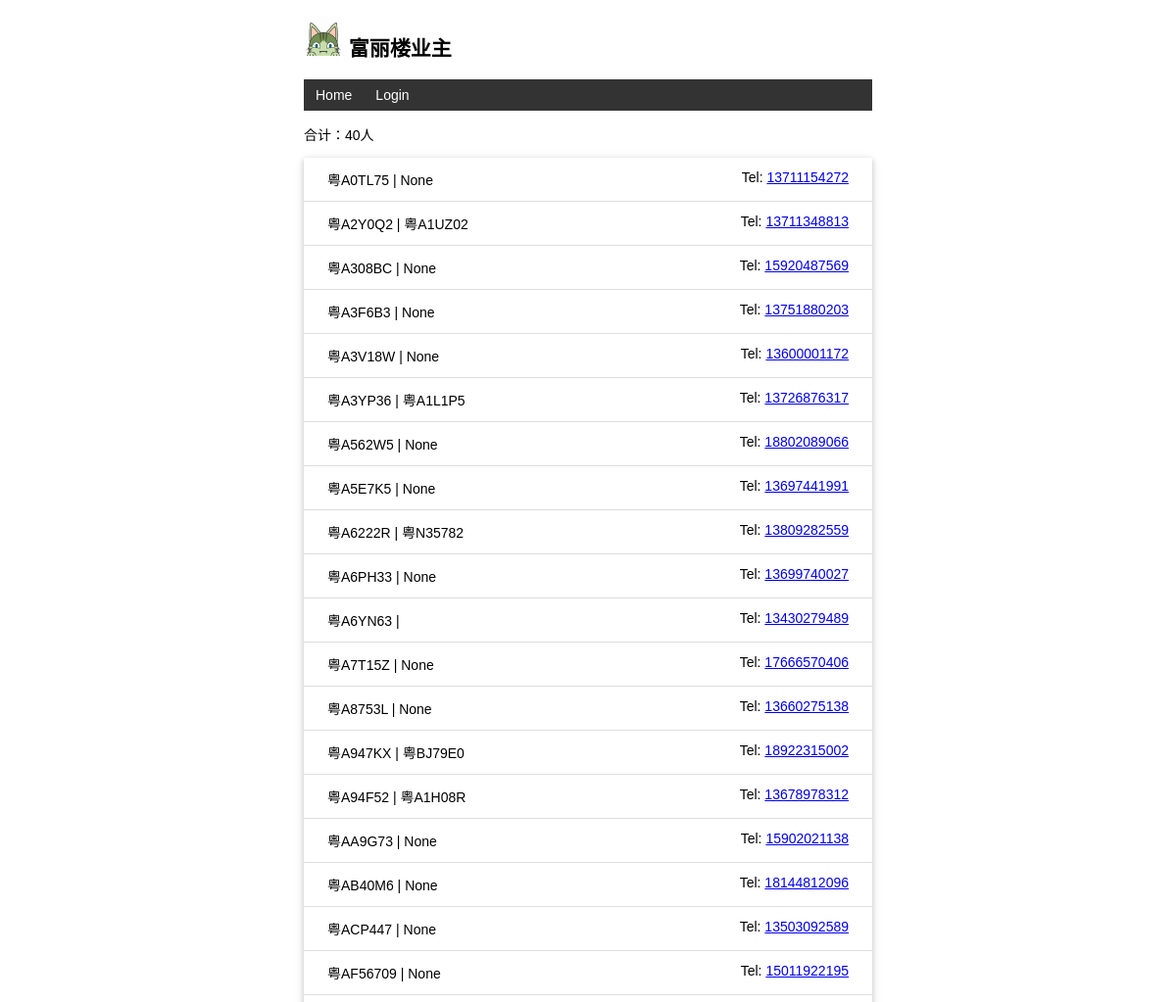
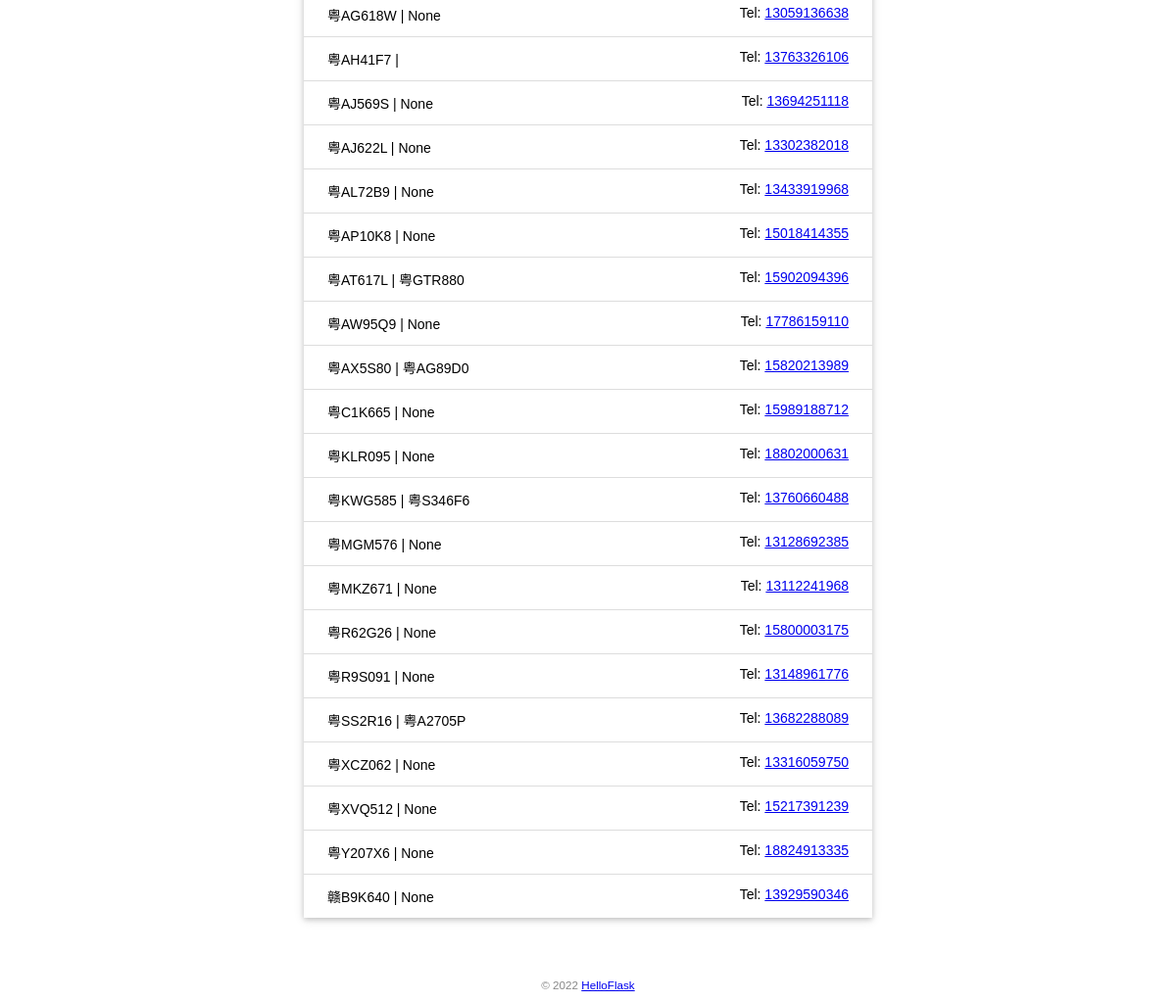
The page / on the database its author committed (2 pictures, top to bottom).
### watchlist/models.py (models this page shows, shortened)
class User(db.Model,UserMixin):#创建的表名为user
    id = db.Column(db.Integer,primary_key=True)#整型，主键
    name = db.Column(db.String(20))
    username = db.Column(db.String(20))
    password_hash = db.Column(db.String(128))

class Movie(db.Model):
    id = db.Column(db.Integer,primary_key=True)
    title = db.Column(db.String(60))
    title1 = db.Column(db.String(60))
    year = db.Column(db.String(11))

### watchlist/views.py (the view, shortened to what this page needs)
@app.route('/', methods=['GET', 'POST'])
def index():
    movies = Movie.query.all()
    return render_template('index.html', movies=movies)

### watchlist/__init__.py (called while the page is built)
@app.context_processor #注册一个模板上下午的处理函数
def inject_user():
  from watchlist.models import User
  user = User.query.first()
  return dict(user=user)#返回字典

### watchlist/templates/index.html (shortened to what this page needs)
{% extends 'base.html' %}
{% block content %}
<p>合计：{{movies|length}}人</p>
    <ul class="movie-list">
        {% for movie in movies |sort(attribute='title')%}
    <li>{{movie.title}} | {{movie.title1}}
        <span class="float-right">
        <form class="inline-form" method="post" action="{{ url_for('delete', movie_id=movie.id) }}">
            <span>Tel: </span><a href="tel:{{movie.year}}">{{movie.year}}</a></span>
    </li>
        {% endfor %}
    </ul>
    <footer class="footer">
    </footer>
{% endblock %}

### watchlist/templates/base.html (shortened to what this page needs)
<!DOCTYPE html>
<html lang="en">
<head>
    {% block head %}
    <link rel="stylesheet" href="{{ url_for('static', filename='style.css') }}" type="text/css">
    {% endblock %}
</head>
<body>
<h2>
    <img alt="Avatar" class="avatar" src="{{ url_for('static', filename='avatar.png') }}">
    {{ user.name }}
</h2>
<nav>
    <ul>
        <li><a href="{{ url_for('index') }}">Home</a></li>
        {% if current_user.is_authenticated %}
        <li><a href="{{ url_for('settings') }}">Settings</a></li>
        <li><a href="{{ url_for('logout') }}">Logout</a></li>
        {% else %}
        <li><a href="{{ url_for('login') }}">Login</a></li>
        {% endif %}
    </ul>
</nav>
{% block content %}{% endblock %}
<footer>
    <small>&copy; 2022 <a href="http://helloflask.com/tutorial">HelloFlask</a></small>
</footer>
</body>
</html>

### watchlist/static/style.css (style rules this page uses)
body { margin: auto; max-width: 580px; font-size: 14px; font-family: Helvetica, Arial, sans-serif; }
footer { color: #888; margin-top: 15px; text-align: center; padding: 10px; }
.avatar { width: 40px; }
.movie-list { list-style-type: none; padding: 0; margin-bottom: 10px; box-shadow: 0 2px 5px 0 rgba(0, 0, 0, 0.16), 0 2px 10px 0 rgba(0, 0, 0, 0.12); }
.movie-list li { padding: 12px 24px; border-bottom: 1px solid #ddd; }
.movie-list li:last-child { border-bottom:none; }
nav ul { list-style-type: none; margin: 0; padding: 0; overflow: hidden; background-color: #333; }
nav li { float: left; }
nav li a { display: block; color: white; text-align: center; padding: 8px 12px; text-decoration: none; }
.float-right { float: right; }
.inline-form { display: inline; }

### rows shown on the page
User: name "富丽楼业主"
Movie: title "粤A0TL75", title1 "None", year "13711154272"
Movie: title "粤A2Y0Q2", title1 "粤A1UZ02", year "13711348813"
Movie: title "粤A308BC", title1 "None", year "15920487569"
Movie: title "粤A3F6B3", title1 "None", year "13751880203"
Movie: title "粤A3V18W", title1 "None", year "13600001172"
Movie: title "粤A3YP36", title1 "粤A1L1P5", year "13726876317"
Movie: title "粤A562W5", title1 "None", year "18802089066"
Movie: title "粤A5E7K5", title1 "None", year "13697441991"
Movie: title "粤A6222R", title1 "粤N35782", year "13809282559"
Movie: title "粤A6PH33", title1 "None", year "13699740027"
Movie: title "粤A6YN63", year "13430279489"
Movie: title "粤A7T15Z", title1 "None", year "17666570406"
Movie: title "粤A8753L", title1 "None", year "13660275138"
Movie: title "粤A947KX", title1 "粤BJ79E0", year "18922315002"
Movie: title "粤A94F52", title1 "粤A1H08R", year "13678978312"
Movie: title "粤AA9G73", title1 "None", year "15902021138"
Movie: title "粤AB40M6", title1 "None", year "18144812096"
Movie: title "粤ACP447", title1 "None", year "13503092589"
Movie: title "粤AF56709", title1 "None", year "15011922195"
Movie: title "粤AG618W", title1 "None", year "13059136638"
Movie: title "粤AH41F7", year "13763326106"
Movie: title "粤AJ569S", title1 "None", year "13694251118"
Movie: title "粤AJ622L", title1 "None", year "13302382018"
Movie: title "粤AL72B9", title1 "None", year "13433919968"
Movie: title "粤AP10K8", title1 "None", year "15018414355"
Movie: title "粤AT617L", title1 "粤GTR880", year "15902094396"
Movie: title "粤AW95Q9", title1 "None", year "17786159110"
Movie: title "粤AX5S80", title1 "粤AG89D0", year "15820213989"
Movie: title "粤C1K665", title1 "None", year "15989188712"
Movie: title "粤KLR095", title1 "None", year "18802000631"
Movie: title "粤KWG585", title1 "粤S346F6", year "13760660488"
Movie: title "粤MGM576", title1 "None", year "13128692385"
Movie: title "粤MKZ671", title1 "None", year "13112241968"
Movie: title "粤R62G26", title1 "None", year "15800003175"
Movie: title "粤R9S091", title1 "None", year "13148961776"
Movie: title "粤SS2R16", title1 "粤A2705P", year "13682288089"
Movie: title "粤XCZ062", title1 "None", year "13316059750"
Movie: title "粤XVQ512", title1 "None", year "15217391239"
Movie: title "粤Y207X6", title1 "None", year "18824913335"
Movie: title "赣B9K640", title1 "None", year "13929590346"

### other values the page prints
{{ movies|length }} "40"
